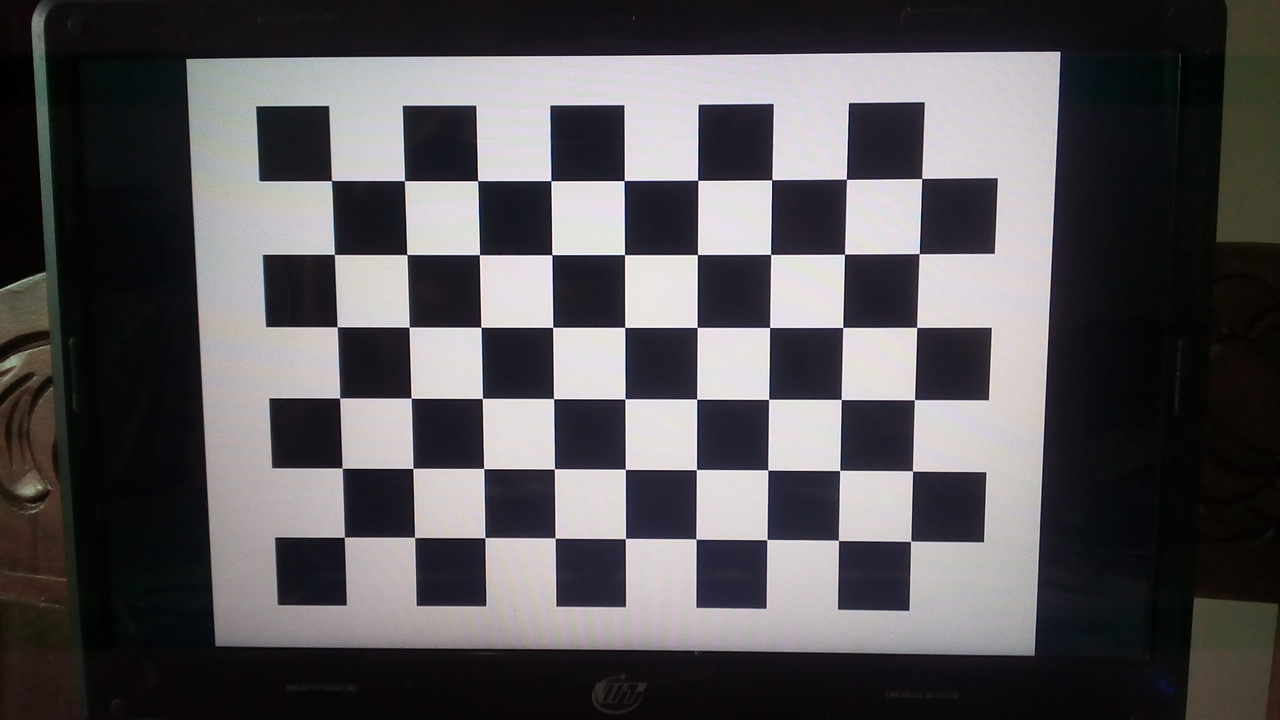
#> input picture codes/IMG_20180519_160250.jpg, 1280 x 720 px; its folder holds only this picture in this run
$ python Calibration.py
#> lines starting #> are read from the running program, lines starting #| are printed output that depends on the picture; after the words box and inside, x2 and y2 are one past the last pixel; in counts of white or black regions, pixels touching at a corner belong together; long printed decimals are rounded
import numpy as np
import cv2
import glob

# termination criteria
criteria = (cv2.TERM_CRITERIA_EPS + cv2.TERM_CRITERIA_MAX_ITER, 30, 0.001)

# prepare object points, like (0,0,0), (1,0,0), (2,0,0) ....,(6,5,0)
objp = np.zeros((9*6,3), np.float32)
objp[:,:2] = np.mgrid[0:9,0:6].T.reshape(-1,2)

# Arrays to store object points and image points from all the images.
objpoints = [] # 3d point in real world space
imgpoints = [] # 2d points in image plane.

images = glob.glob('*.jpg')
for fname in images:
    img = cv2.imread(fname)
#> img is the input picture: shape (720, 1280, 3); mean B, G, R 87.4, 84.7, 87.3


    gray = cv2.cvtColor(img,cv2.COLOR_BGR2GRAY)
    print( gray.shape[::-1])
#| (1280, 720)
    # Find the chess board corners
    ret, corners = cv2.findChessboardCorners(gray, (9,6),None)
#> ret = True; corners = 54 rows, first 8: [331.5, 180.5], [404.4, 180.6], [477.6, 180.7], [550.8, 180.7], [624.2, 180.5], [697.8, 180.3], [771.8, 179.8], [846.4, 179.2]

    # If found, add object points, image points (after refining them)
    if ret == True:
        objpoints.append(objp)

        corners2 = cv2.cornerSubPix(gray,corners,(11,11),(-1,-1),criteria)
#> corners2 = 54 rows, first 8: [331.4, 180.6], [404.4, 180.6], [477.6, 180.7], [550.8, 180.7], [624.1, 180.5], [697.7, 180.3], [771.7, 179.8], [846.4, 179.2]
        imgpoints.append(corners2)

        # Draw and display the corners
        img = cv2.drawChessboardCorners(img, (9,6), corners2,ret)
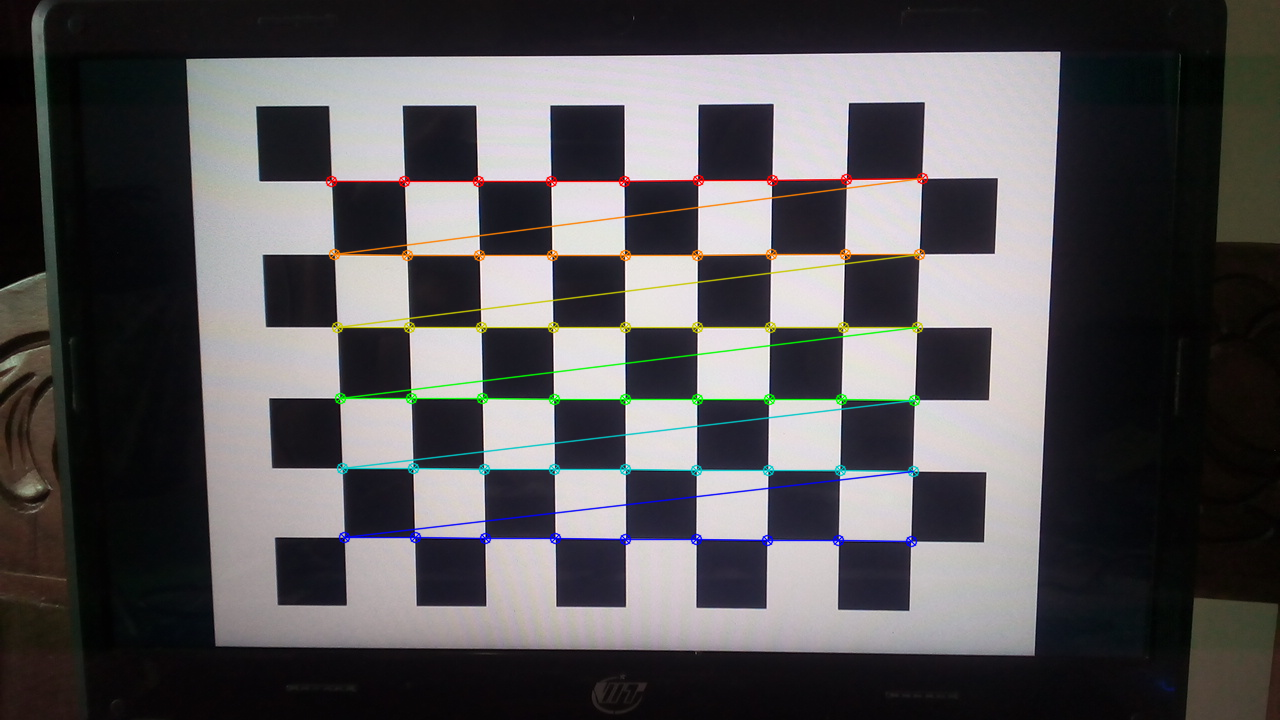
#> img: shape (720, 1280, 3); 2.54% of pixels changed, all inside (x1, y1, x2, y2) = (325, 172, 929, 548)
        cv2.imshow('img',img)
        cv2.waitKey(500)

ret, mtx, dist, rvecs, tvecs = cv2.calibrateCamera(objpoints, imgpoints, gray.shape[::-1], None, None)
#> ret = 0.0659; mtx = [[873.2, 0, 649.4], [0, 870.9, 375.1], [0, 0, 1]]; dist = [[-0.00489, 0.64, -0.0008, -0.00104, -2.4]]; rvecs = ([0.0978, 0.0291, 0.000835],); tvecs = ([-4.34, -2.66, 12.01],)
print(mtx)
#| [[873.173   0.         649.385]
#|  [  0.         870.913 375.142]
#|  [  0.           0.           1.        ]]

cv2.destroyAllWindows()

$ run again, on codes/IMG_20180519_160359.jpg
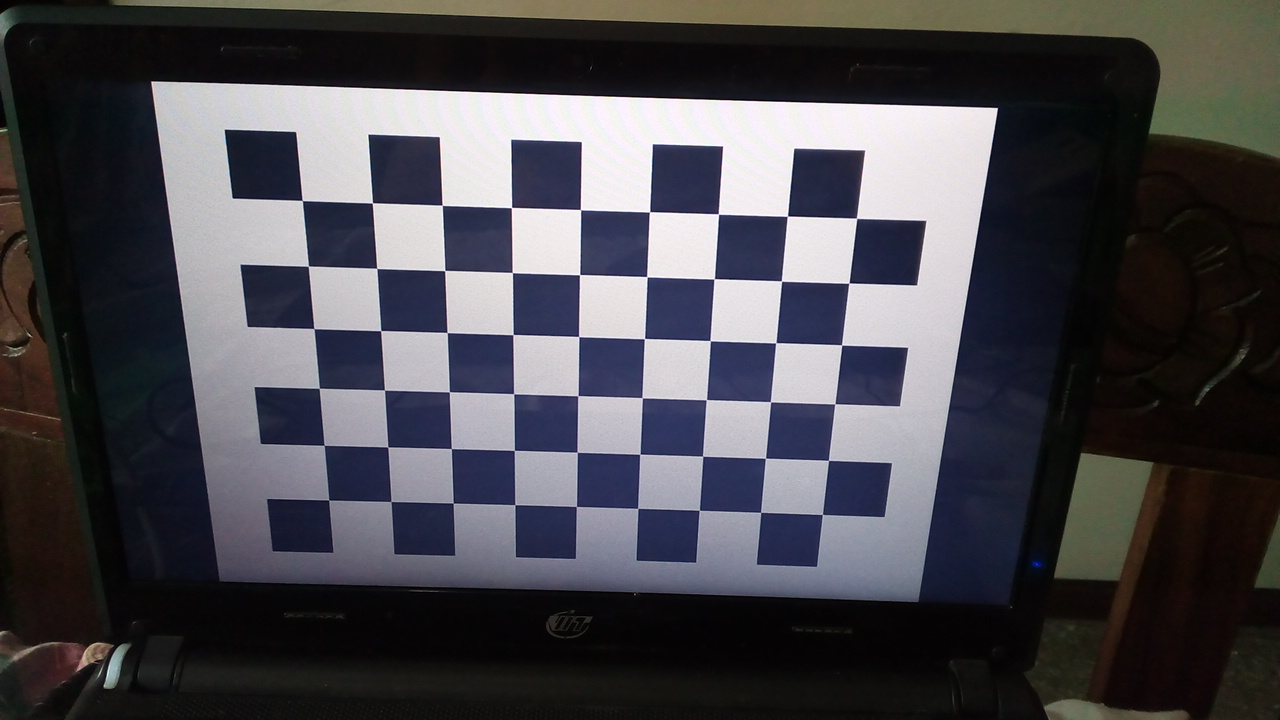
#> input picture codes/IMG_20180519_160359.jpg, 1280 x 720 px
#> img is the input picture: shape (720, 1280, 3); mean B, G, R 77.1, 71.7, 73
#> `gray = cv2.cvtColor(img,cv2.COLOR_BGR2GRAY)`:
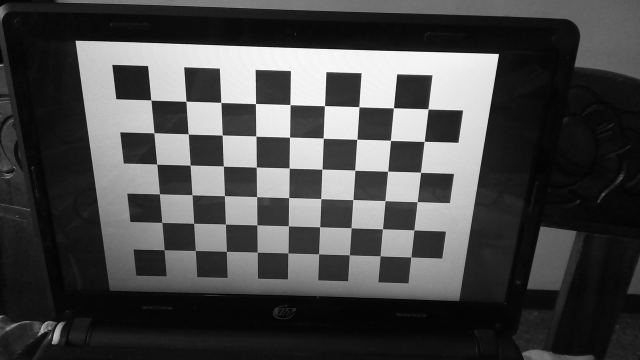
#> gray: shape (720, 1280) (shown at 1/2 size); min 0, max 255, mean 72.7
#| (1280, 720)
#> `ret, corners = cv2.findChessboardCorners(gray, (9,6),None)`: ret = True; corners = 54 rows, first 8: [302.2, 200.5], [372.4, 202.9], [442.1, 205.2], [511.5, 207.5], [580.5, 209.6], [649.6, 211.8], [718.3, 213.9], [787.5, 216.1]
#> corners2 = 54 rows, first 8: [302.2, 200.5], [372.4, 202.9], [442.2, 205.3], [511.5, 207.5], [580.5, 209.7], [649.5, 211.8], [718.4, 214], [787.4, 216.2]
#> `img = cv2.drawChessboardCorners(img, (9,6), corners2,ret)`:
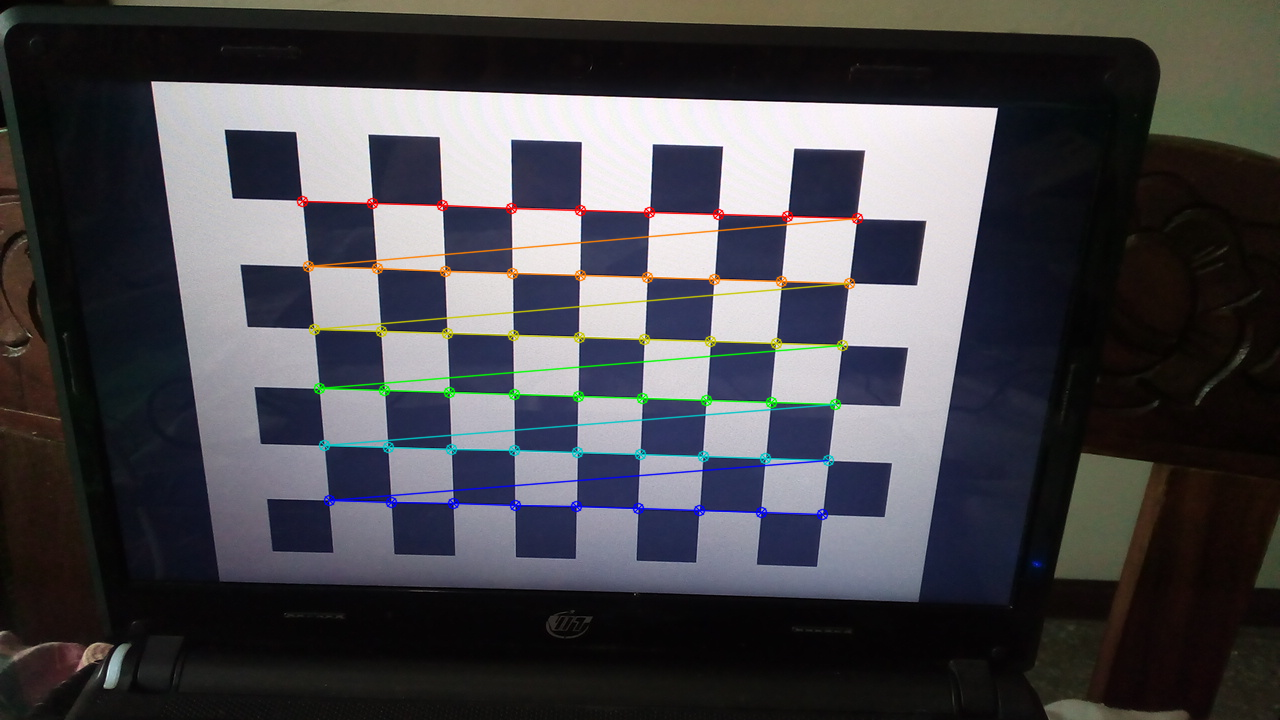
#> img: shape (720, 1280, 3); 2.34% of pixels changed, all inside (x1, y1, x2, y2) = (296, 195, 864, 521)
#> `ret, mtx, dist, rvecs, tvecs = cv2.calibrateCamera(objpoints, imgpoint..`: ret = 0.0941; mtx = [[1807.2, 0, 601.8], [0, 2174.6, 354.1], [0, 0, 1]]; dist = [[0.0249, 9.14, 0.00731, -0.00502, -134.6]]; rvecs = ([0.707, 0.0069, 0.0254],); tvecs = ([-4.31, -1.84, 26.18],)
#| [[1.80723659e+03 0.00000000e+00 6.01770727e+02]
#|  [0.00000000e+00 2.17461526e+03 3.54148189e+02]
#|  [0.00000000e+00 0.00000000e+00 1.00000000e+00]]

$ run again, on codes/IMG_20180519_160405.jpg
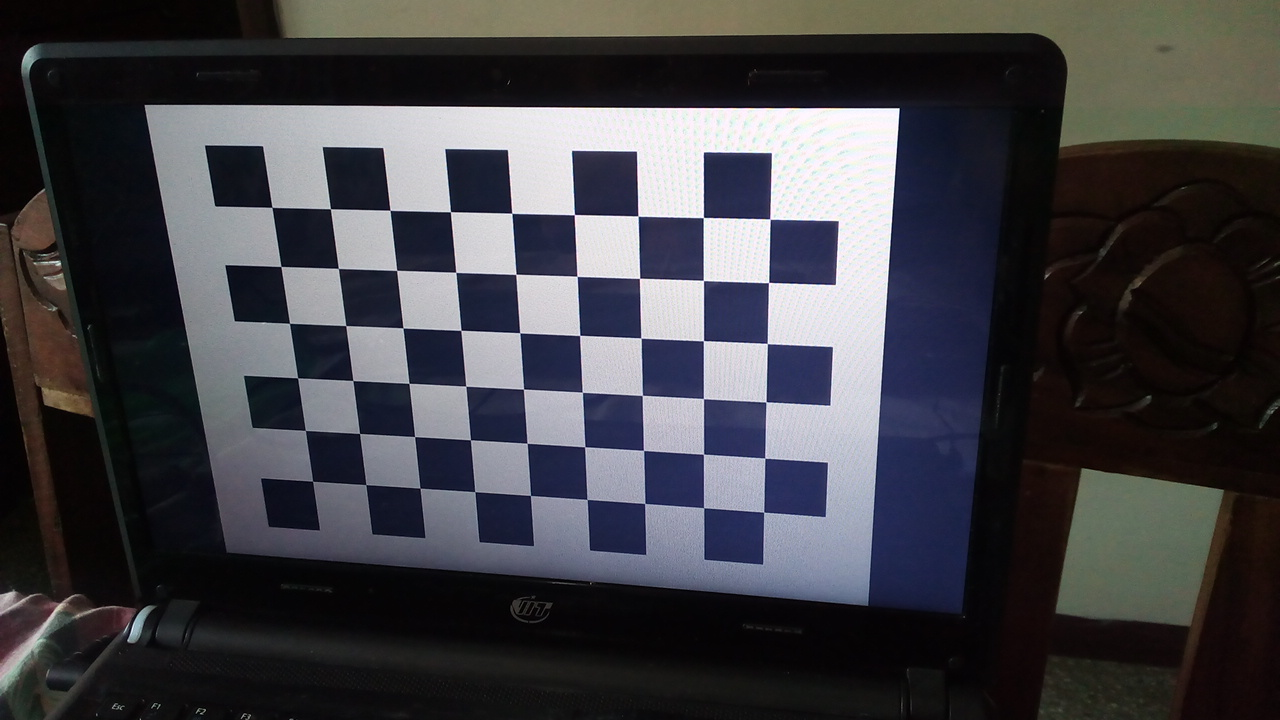
#> input picture codes/IMG_20180519_160405.jpg, 1280 x 720 px
#> img is the input picture: shape (720, 1280, 3); mean B, G, R 70, 65.2, 65.8
#> `gray = cv2.cvtColor(img,cv2.COLOR_BGR2GRAY)`:
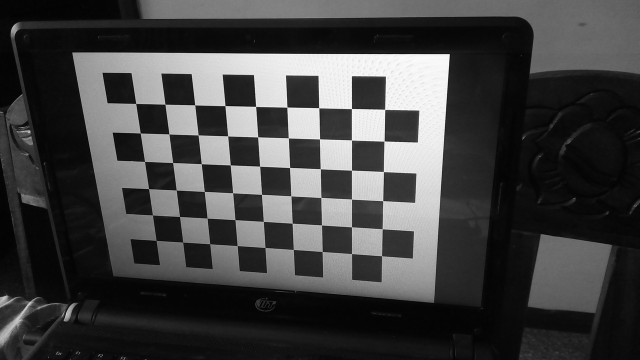
#> gray: shape (720, 1280) (shown at 1/2 size); min 0, max 255, mean 65.9
#| (1280, 720)
#> `ret, corners = cv2.findChessboardCorners(gray, (9,6),None)`: ret = True; corners = 54 rows, first 8: [272, 207.3], [330.5, 208.7], [390, 210.3], [450.5, 211.7], [511.8, 213.2], [574.4, 214.5], [638, 215.9], [703.4, 217.5]
#> corners2 = 54 rows, first 8: [271.9, 207.4], [330.4, 208.7], [390, 210.3], [450.4, 211.7], [511.7, 213.3], [574.3, 214.6], [638, 216.1], [703.4, 217.5]
#> `img = cv2.drawChessboardCorners(img, (9,6), corners2,ret)`:
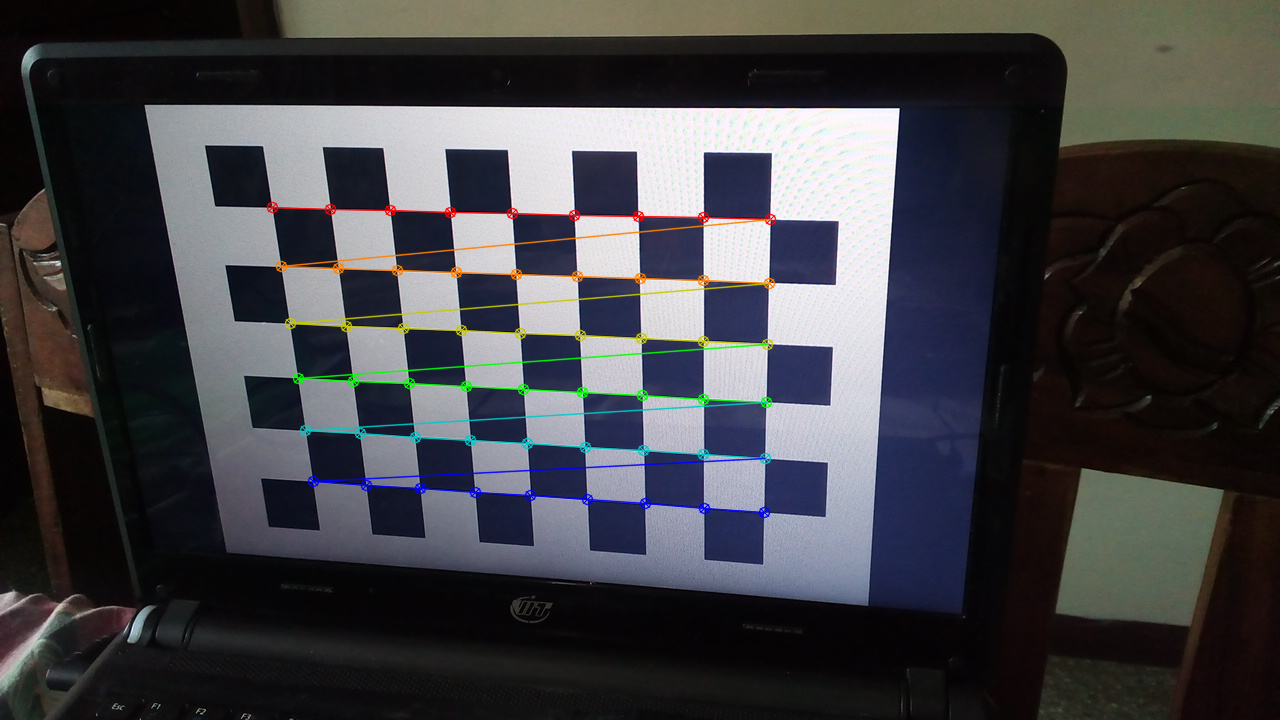
#> img: shape (720, 1280, 3); 2.16% of pixels changed, all inside (x1, y1, x2, y2) = (266, 201, 777, 519)
#> `ret, mtx, dist, rvecs, tvecs = cv2.calibrateCamera(objpoints, imgpoint..`: ret = 0.0742; mtx = [[1009.3, 0, 658.4], [0, 994.1, 347], [0, 0, 1]]; dist = [[0.0111, 0.622, 0.00443, -0.000303, -2.27]]; rvecs = ([0.348, 0.176, 0.0148],); tvecs = ([-6.22, -2.29, 16.36],)
#| [[1.00929669e+03 0.00000000e+00 6.58374495e+02]
#|  [0.00000000e+00 9.94113956e+02 3.46966493e+02]
#|  [0.00000000e+00 0.00000000e+00 1.00000000e+00]]
